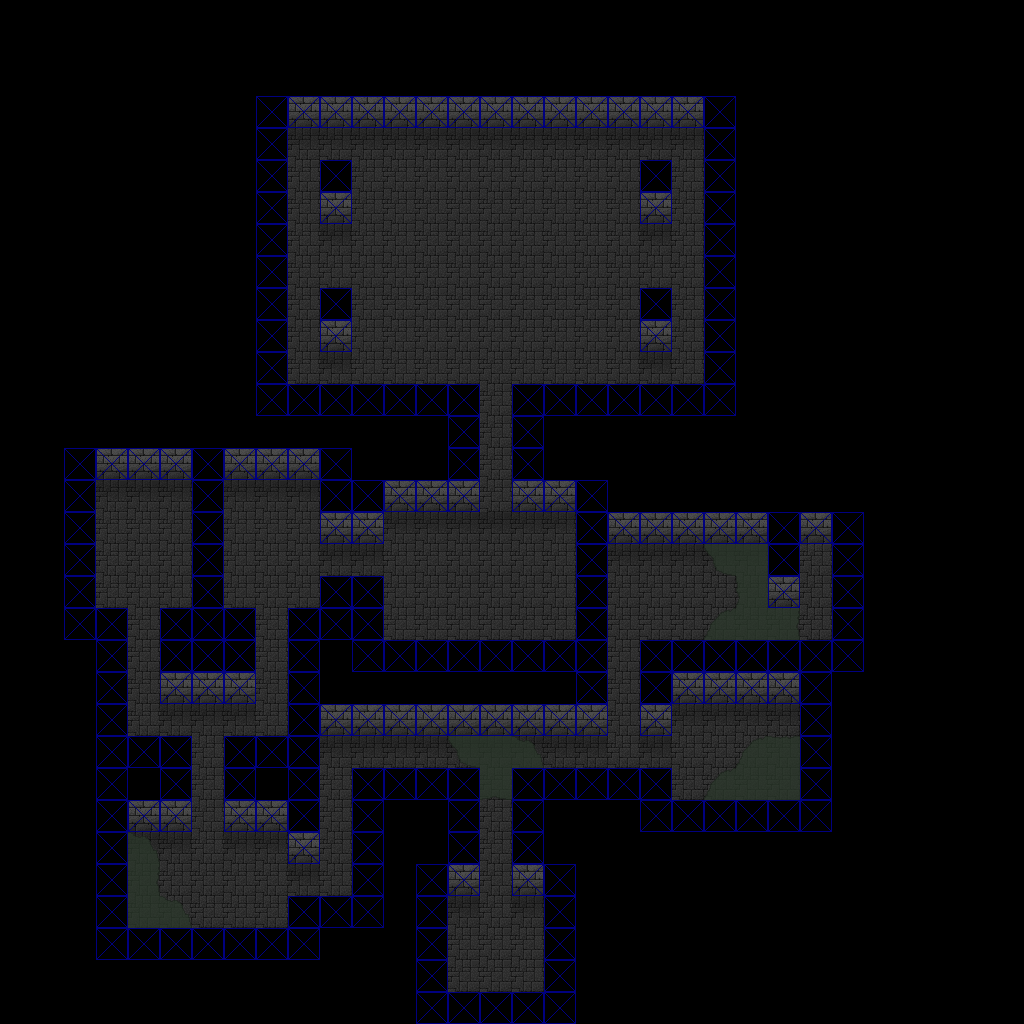

Rendered tile map (Tiled .tmx) drawn with the repository's tilesets; below, a short description and the map source with its tile grids summarised:
An orthogonal 32x32 tile map with 32x32 px tiles, 3 tile layers (Dungeon, Decoration, Collision) and 64 objects (28x spike_trap, 20x spawn, 5x chest, 3x door, 3x item_bag, ...).

<map version="1.0" orientation="orthogonal" renderorder="right-down" width="32" height="32" tilewidth="32" tileheight="32" nextobjectid="383">
 <tileset firstgid="1" name="Dungeon" tilewidth="32" tileheight="32" tilecount="100" columns="10">
  <image source="../Images/Dungeon_tiles.png" width="320" height="320" />
 </tileset>
 <layer name="Dungeon" width="32" height="32">
  <data>[1024 cells, 1024 non-empty, 5 distinct tile ids]</data>
 </layer>
 <layer name="Decoration" width="32" height="32">
  <data>[1024 cells, 19 non-empty, 8 distinct tile ids]</data>
 </layer>
 <layer name="Collision" width="32" height="32">
  <data>[1024 cells, 225 non-empty, 1 distinct tile ids]</data>
 </layer>
 <objectgroup name="Objects">
  <object id="1" name="bat_spawn" type="spawn" x="-416" y="320" width="32" height="32">
   <properties>
    <property name="item0" value="it_test_meat" />
    <property name="item1" value="it_test_meat" />
    <property name="item2" value="-" />
    <property name="item3" value="-" />
    <property name="item4" value="-" />
    <property name="spawn" value="mob_bat" />
   </properties>
  </object>
  <object id="4" name="final_door" type="door" x="-832" y="256" width="32" height="32">
   <properties>
    <property name="key" value="it_test_key" />
   </properties>
  </object>
  <object id="6" name="first_chest" type="chest" x="-160" y="544" width="32" height="32">
   <properties>
    <property name="item0" value="-" />
    <property name="item1" value="it_test_item" />
    <property name="item2" value="-" />
    <property name="item3" value="-" />
    <property name="item4" value="-" />
    <property name="key" value="-" />
   </properties>
  </object>
  <object id="8" name="extra_lever" type="lever" x="-145.5" y="96" width="32" height="32">
   <properties>
    <property name="activate" value="final_door" />
    <property name="type" value="door" />
   </properties>
  </object>
  <object id="10" name="first_spikes" type="spike_trap" x="-544" y="800" width="32" height="32" />
  <object id="11" name="first_spikes" type="spike_trap" x="-512" y="800" width="32" height="32" />
  <object id="12" name="first_spikes" type="spike_trap" x="-512" y="768" width="32" height="32" />
  <object id="13" name="first_spikes" type="spike_trap" x="-544" y="768" width="32" height="32" />
  <object id="14" name="first_spikes" type="spike_trap" x="-512" y="704" width="32" height="32" />
  <object id="15" name="first_spikes" type="spike_trap" x="-512" y="736" width="32" height="32" />
  <object id="16" name="first_spikes" type="spike_trap" x="-544" y="736" width="32" height="32" />
  <object id="17" name="first_spikes" type="spike_trap" x="-544" y="704" width="32" height="32" />
  <object id="18" name="first_spikes" type="spike_trap" x="-544" y="672" width="32" height="32" />
  <object id="19" name="first_spikes" type="spike_trap" x="-512" y="672" width="32" height="32" />
  <object id="20" name="first_spikes" type="spike_trap" x="-544" y="640" width="32" height="32" />
  <object id="21" name="first_spikes" type="spike_trap" x="-512" y="640" width="32" height="32" />
  <object id="22" name="first_spikes" type="spike_trap" x="-544" y="608" width="32" height="32" />
  <object id="23" name="first_spikes" type="spike_trap" x="-512" y="608" width="32" height="32" />
  <object id="24" name="first_spikes" type="spike_trap" x="-544" y="576" width="32" height="32" />
  <object id="25" name="first_spikes" type="spike_trap" x="-512" y="576" width="32" height="32" />
  <object id="26" name="player_spawn" type="start" x="480" y="928" width="32" height="32" />
  <object id="27" name="spike_lever" type="lever" x="-256" y="608" width="32" height="32">
   <properties>
    <property name="activate" value="first_spikes" />
    <property name="type" value="spike_trap" />
   </properties>
  </object>
  <object id="30" name="skell_spawn" type="spawn" x="-640" y="192" width="32" height="32">
   <properties>
    <property name="item0" value="it_test_item" />
    <property name="item1" value="it_test_note" />
    <property name="item2" value="-" />
    <property name="item3" value="-" />
    <property name="item4" value="-" />
    <property name="spawn" value="mob_skeleton" />
   </properties>
  </object>
  <object id="31" name="skell_spawn" type="spawn" x="-640" y="544" width="32" height="32">
   <properties>
    <property name="item0" value="it_test_key" />
    <property name="item1" value="it_test_better" />
    <property name="item2" value="-" />
    <property name="item3" value="-" />
    <property name="item4" value="-" />
    <property name="spawn" value="mob_skeleton" />
   </properties>
  </object>
  <object id="32" name="bat_spawn" type="spawn" x="-416" y="128" width="32" height="32">
   <properties>
    <property name="item0" value="it_test_meat" />
    <property name="item1" value="it_test_meat" />
    <property name="item2" value="-" />
    <property name="item3" value="-" />
    <property name="item4" value="-" />
    <property name="spawn" value="mob_bat" />
   </properties>
  </object>
  <object id="33" name="skell_spawn" type="spawn" x="128" y="512" width="32" height="32">
   <properties>
    <property name="item0" value="-" />
    <property name="item1" value="-" />
    <property name="item2" value="-" />
    <property name="item3" value="-" />
    <property name="item4" value="-" />
    <property name="spawn" value="mob_skeleton" />
   </properties>
  </object>
  <object id="34" name="one_bag" type="item_bag" x="-512" y="896" width="32" height="32">
   <properties>
    <property name="item0" value="it_test_item" />
    <property name="item1" value="it_test_note" />
    <property name="item2" value="it_test_speed" />
    <property name="item3" value="-" />
    <property name="item4" value="-" />
   </properties>
  </object>
  <object id="35" name="second_spikes" type="spike_trap" x="-864" y="640" width="32" height="32" />
  <object id="36" name="second_spikes" type="spike_trap" x="-864" y="672" width="32" height="32" />
  <object id="37" name="second_spikes" type="spike_trap" x="-864" y="704" width="32" height="32" />
  <object id="38" name="second_spikes" type="spike_trap" x="-800" y="704" width="32" height="32" />
  <object id="39" name="second_spikes" type="spike_trap" x="-800" y="672" width="32" height="32" />
  <object id="40" name="second_spikes" type="spike_trap" x="-800" y="640" width="32" height="32" />
  <object id="41" name="second_spikes" type="spike_trap" x="-800" y="800" width="32" height="32" />
  <object id="42" name="second_spikes" type="spike_trap" x="-800" y="768" width="32" height="32" />
  <object id="43" name="second_spikes" type="spike_trap" x="-800" y="736" width="32" height="32" />
  <object id="44" name="second_spikes" type="spike_trap" x="-864" y="800" width="32" height="32" />
  <object id="45" name="second_spikes" type="spike_trap" x="-864" y="768" width="32" height="32" />
  <object id="46" name="second_spikes" type="spike_trap" x="-864" y="736" width="32" height="32" />
  <object id="47" name="third_chest" type="chest" x="-864" y="864" width="32" height="32">
   <properties>
    <property name="item0" value="it_test_root" />
    <property name="item1" value="it_test_root" />
    <property name="item2" value="it_test_root" />
    <property name="item3" value="it_test_root" />
    <property name="item4" value="it_test_root" />
    <property name="key" value="-" />
   </properties>
  </object>
  <object id="48" name="plate" type="press_plate" x="-672" y="448" width="32" height="32">
   <properties>
    <property name="activate" value="final_door" />
    <property name="type" value="door" />
   </properties>
  </object>
  </objectgroup>
</map>
<!-- 23 of 64 objects omitted -->